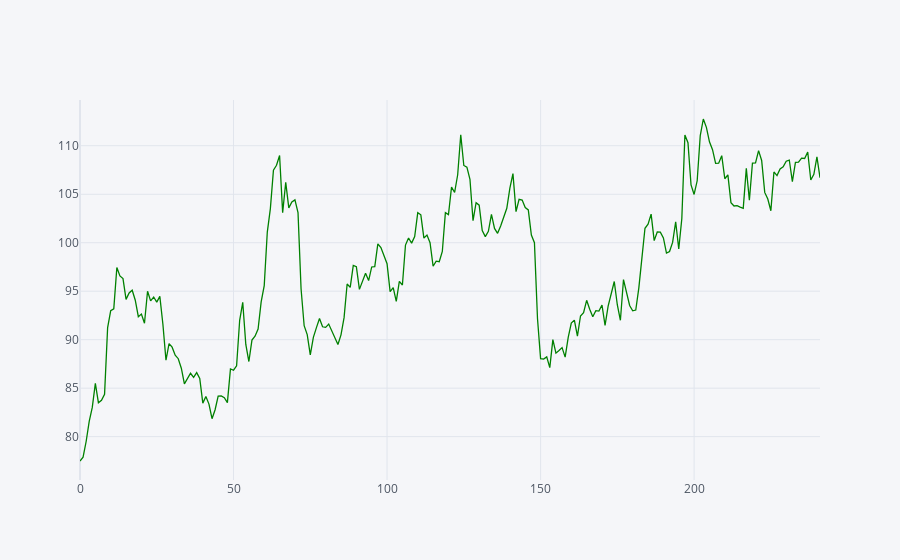

The notebook cell saved with this chart:
### Code cell
sdf.close.iplot(subplots=True, color='green')

### Figure 1 — Plotly figure (JSON) as saved in the notebook; plotly's stock layout.template omitted (floating-point values rounded to 4 significant figures; data arrays with more than 128 entries replaced by an {"elided": "..."} marker saying what was removed)
{"data": [{"line": {"color": "rgba(0, 128, 0, 1.0)", "dash": "solid", "shape": "linear", "width": 1.3}, "mode": "lines", "name": "close", "text": "", "type": "scatter", "x": {"elided": "242 int values"}, "xaxis": "x", "y": {"elided": "242 float values"}, "yaxis": "y"}], "layout": {"legend": {"bgcolor": "#F5F6F9", "font": {"color": "#4D5663"}}, "paper_bgcolor": "#F5F6F9", "plot_bgcolor": "#F5F6F9", "title": {"font": {"color": "#4D5663"}}, "xaxis": {"anchor": "y", "domain": [0, 1], "gridcolor": "#E1E5ED", "showgrid": true, "tickfont": {"color": "#4D5663"}, "title": {"font": {"color": "#4D5663"}, "text": ""}, "zerolinecolor": "#E1E5ED"}, "yaxis": {"anchor": "x", "domain": [0, 1], "gridcolor": "#E1E5ED", "showgrid": true, "tickfont": {"color": "#4D5663"}, "title": {"font": {"color": "#4D5663"}, "text": ""}, "zerolinecolor": "#E1E5ED"}}}
